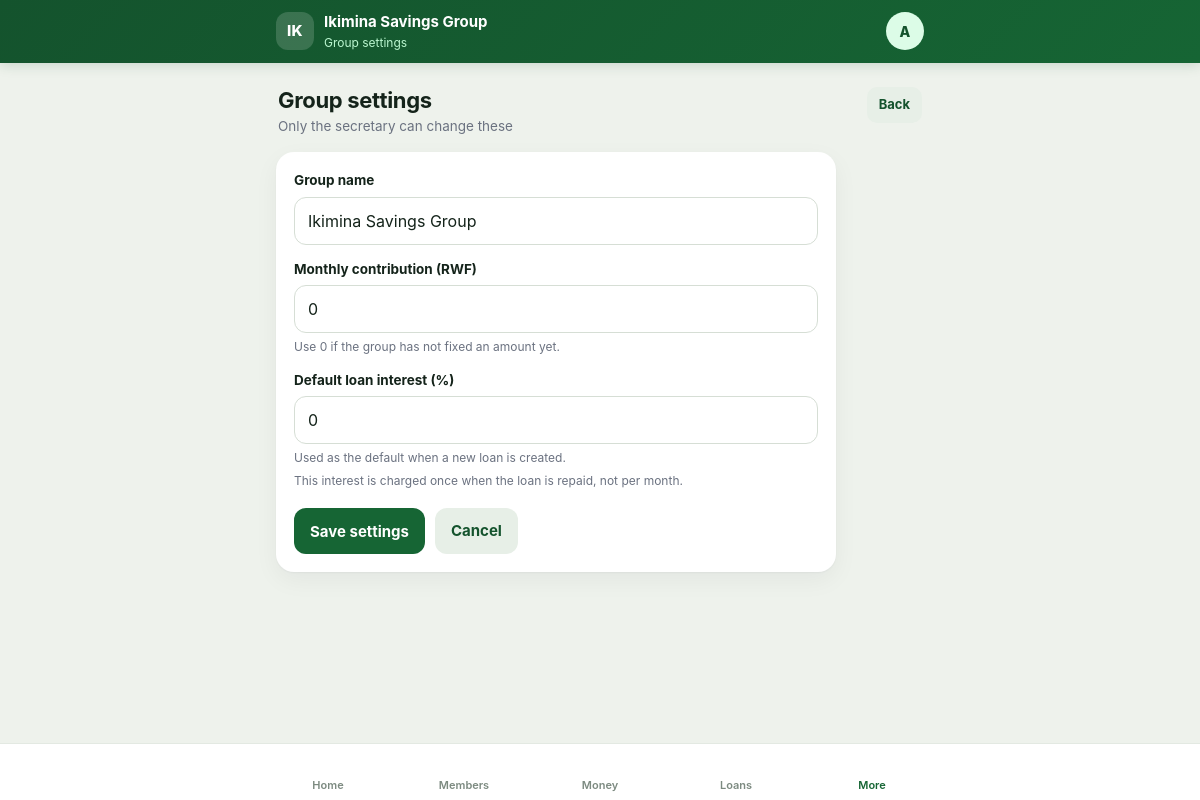
The page /settings.php (signed in) on the database its author committed.
### tables this page shows
CREATE TABLE IF NOT EXISTS settings (
  id INT AUTO_INCREMENT PRIMARY KEY,
  group_name VARCHAR(150) NOT NULL,
  contribution_amount DECIMAL(12, 2) NOT NULL DEFAULT 0,
  loan_interest_percent DECIMAL(5, 2) NOT NULL DEFAULT 0
);

### i18n.php (called while the page is built, shortened)
<?php
function current_lang()
{
    return $GLOBALS['APP_LANG'];
}
function t($text)
{
    $out = $text;
    $args = array_slice(func_get_args(), 1);
    return $out;
}

### auth.php (called while the page is built, shortened)
<?php
require_once 'i18n.php';
require_once 'db.php';
function h($value)
{
    return htmlspecialchars((string) $value, ENT_QUOTES, 'UTF-8');
}
function initials($name)
{
    $words = preg_split('/\s+/', trim((string) $name));
    $first = mb_substr($words[0], 0, 1);
    $last = count($words) > 1 ? mb_substr($words[count($words) - 1], 0, 1) : '';
    return mb_strtoupper($first . $last);
}
function get_setting()
{
    global $conn;
    $result = mysqli_query($conn, "SELECT * FROM settings WHERE id = 1 LIMIT 1");
    $settings = $result ? mysqli_fetch_assoc($result) : null;
    return $settings;
}

### settings.php (the view, shortened to what this page needs)
<?php
require_once 'auth.php';
$page_title = 'Group settings';
$settings = get_setting();
$contribution_amount = (float) $settings['contribution_amount'];
$loan_interest = (float) $settings['loan_interest_percent'];
require 'header.php';
?>
<div class="page-head">
    <div>
        <h1><?php echo h(t('Group settings')); ?></h1>
        <p class="muted"><?php echo h(t('Only the secretary can change these')); ?></p>
    </div>
    <a class="btn btn-secondary btn-small" href="more.php"><?php echo h(t('Back')); ?></a>
</div>
<div class="card form-card">
    <form method="post" action="settings.php">
        <div class="form-group">
            <label for="group_name"><?php echo h(t('Group name')); ?></label>
            <input type="text" id="group_name" name="group_name" maxlength="150" required
                   value="<?php echo h($group_name); ?>">
        </div>
        <div class="form-group">
            <label for="contribution_amount"><?php echo h(t('Monthly contribution (RWF)')); ?></label>
            <input type="number" id="contribution_amount" name="contribution_amount"
                   min="0" step="1" inputmode="numeric"
                   value="<?php echo h($contribution_amount); ?>">
            <div class="hint"><?php echo h(t('Use 0 if the group has not fixed an amount yet.')); ?></div>
        </div>
        <div class="form-group">
            <label for="loan_interest_percent"><?php echo h(t('Default loan interest (%)')); ?></label>
            <input type="number" id="loan_interest_percent" name="loan_interest_percent"
                   min="0" max="100" step="0.01" inputmode="decimal"
                   value="<?php echo h($loan_interest); ?>">
            <div class="hint"><?php echo h(t('Used as the default when a new loan is created.')); ?></div>
            <div class="hint"><?php echo h(t('This interest is charged once when the loan is repaid, not per month.')); ?></div>
        </div>
        <div class="form-actions">
            <button class="btn" type="submit"><?php echo h(t('Save settings')); ?></button>
            <a class="btn btn-secondary" href="more.php"><?php echo h(t('Cancel')); ?></a>
        </div>
    </form>
</div>
<?php require 'footer.php'; ?>

### header.php (shortened to what this page needs)
<?php
$group_name = isset($settings['group_name']) ? $settings['group_name'] : 'Ikimina';
$page_title = isset($page_title) ? $page_title : 'Home';
function nav_icon($name)
{
    $paths = array(
        'home'    => '<path d="M3.5 10.5 12 3.5l8.5 7"/><path d="M5.5 9.5V20h13V9.5"/>',
        'members' => '<circle cx="9" cy="8" r="3.2"/><path d="M3.5 20c0-3 2.5-5 5.5-5s5.5 2 5.5 5"/><path d="M16.5 5.6a3 3 0 0 1 0 4.8"/><path d="M17.6 15.4c1.7.6 2.7 2.1 2.7 4.6"/>',
        'family'  => '<circle cx="8.5" cy="7.5" r="2.6"/><circle cx="17" cy="8" r="2.1"/><path d="M3.5 20c0-3 2.2-5.2 5-5.2s5 2.2 5 5.2"/><path d="M14.4 15.8c2.5.1 4.6 1.8 4.6 4.2"/>',
        'money'   => '<rect x="3" y="6" width="18" height="12" rx="3"/><circle cx="12" cy="12" r="2.6"/><path d="M7 9.6h.01M17 14.4h.01"/>',
        'loans'   => '<path d="M7 3.5h8.5L19 7v13.5H7z"/><path d="M15 3.5V7h3.5"/><path d="M10 11h6M10 14.5h6"/>',
        'more'    => '<circle cx="6" cy="12" r="1.4"/><circle cx="12" cy="12" r="1.4"/><circle cx="18" cy="12" r="1.4"/>',
        'calendar'=> '<rect x="3.5" y="5" width="17" height="15.5" rx="2.5"/><path d="M3.5 10h17M8 3.5v3M16 3.5v3"/>',
        'balance' => '<rect x="3" y="6" width="18" height="13" rx="3"/><path d="M3 10.5h18"/><path d="M16.5 15h.01"/>',
        'penalty' => '<path d="M12 3.5 21 20H3z"/><path d="M12 9v4.5M12 16.3h.01"/>',
        'settings'=> '<path d="M4 7h9M19 7h1M4 17h5M15 17h5"/><circle cx="16" cy="7" r="2.2"/><circle cx="12" cy="17" r="2.2"/>',
        'language'=> '<circle cx="12" cy="12" r="8.5"/><path d="M3.8 9h16.4M3.8 15h16.4"/><path d="M12 3.5c2.5 2.4 3.8 5.2 3.8 8.5s-1.3 6.1-3.8 8.5c-2.5-2.4-3.8-5.2-3.8-8.5S9.5 5.9 12 3.5z"/>',
        'logout'  => '<path d="M14 4h4a2 2 0 0 1 2 2v12a2 2 0 0 1-2 2h-4"/><path d="M10 8l-4 4 4 4"/><path d="M6 12h10"/>',
        'add'     => '<path d="M12 5v14M5 12h14"/>',
    );
    $body = isset($paths[$name]) ? $paths[$name] : $paths['more'];
    return '<svg viewBox="0 0 24 24" fill="none" stroke="currentColor" stroke-width="1.9"'
        . ' stroke-linecap="round" stroke-linejoin="round" aria-hidden="true">' . $body . '</svg>';
}
?>
<!DOCTYPE html>
<html lang="<?php echo h(current_lang()); ?>">
<head>
    <link rel="stylesheet" href="style.css">
</head>
<body>
<header class="appbar">
    <div class="appbar-inner">
        <a class="appbar-brand" href="index.php">
            <span class="appbar-logo">IK</span>
            <span class="appbar-titles">
                <strong><?php echo h($group_name); ?></strong>
                <small><?php echo h(t($page_title)); ?></small>
            </span>
        </a>
        <div class="appbar-actions">
            <a class="avatar" href="more.php" title="<?php echo h(t('Account and more')); ?>">
                <?php echo h(initials($_SESSION['username'])); ?>
            </a>
        </div>
    </div>
</header>
<main class="app-main">

### style.css (style rules this page uses)
*, *::before, *::after { box-sizing: border-box; }
html { -webkit-text-size-adjust: 100%; }
body { margin: 0; font-family: -apple-system, BlinkMacSystemFont, "Segoe UI", Roboto, "Helvetica Neue", Arial, sans-serif; background: #eef2ec; color: #14231a; line-height: 1.5; -webkit-font-smoothing: antialiased; }
a { color: #15803d; }
h1, h2, h3 { margin: 0 0 4px; line-height: 1.25; letter-spacing: -0.015em; }
h1 { font-size: 22px; }
p { margin: 0 0 10px; }
.appbar { position: sticky; top: 0; z-index: 20; background: linear-gradient(135deg, #14532d 0%, #166534 100%); color: #ffffff; padding-top: env(safe-area-inset-top); box-shadow: 0 2px 12px rgba(20, 83, 45, 0.18); }
.appbar-inner { max-width: 680px; margin: 0 auto; padding: 11px 16px; display: flex; align-items: center; justify-content: space-between; gap: 12px; }
.appbar-brand { display: flex; align-items: center; gap: 10px; min-width: 0; color: #ffffff; text-decoration: none; }
.appbar-logo { flex: 0 0 auto; width: 38px; height: 38px; border-radius: 12px; background: rgba(255, 255, 255, 0.16); display: grid; place-items: center; font-weight: 800; font-size: 15px; letter-spacing: 0.02em; }
.appbar-titles { display: flex; flex-direction: column; min-width: 0; }
.appbar-titles strong { font-size: 15px; overflow: hidden; text-overflow: ellipsis; white-space: nowrap; }
.appbar-titles small { font-size: 12px; color: #bbf7d0; }
.appbar-actions { display: flex; align-items: center; gap: 8px; }
.avatar { flex: 0 0 auto; width: 38px; height: 38px; border-radius: 50%; background: #dcfce7; color: #14532d; display: grid; place-items: center; font-weight: 800; font-size: 14px; text-decoration: none; }
.app-main { max-width: 680px; margin: 0 auto; padding: 16px 16px 104px; }
.page-head { display: flex; flex-wrap: wrap; align-items: flex-start; justify-content: space-between; gap: 10px; margin: 2px 2px 16px; }
.page-head h1 { margin-bottom: 2px; }
.muted { color: #6b7280; font-size: 13.5px; margin: 0; }
.tab svg { width: 22px; height: 22px; }
.tab.active svg { stroke-width: 2.2; }
.card { background: #ffffff; border-radius: 18px; padding: 18px; margin-bottom: 14px; box-shadow: 0 1px 2px rgba(16, 24, 40, 0.04), 0 8px 24px rgba(16, 24, 40, 0.05); }
.btn { display: inline-flex; align-items: center; justify-content: center; gap: 7px; min-height: 46px; padding: 11px 16px; background: #166534; color: #ffffff; border: 0; border-radius: 12px; font-family: inherit; font-size: 15px; font-weight: 700; text-decoration: none; cursor: pointer; -webkit-tap-highlight-color: transparent; }
.btn-secondary { background: #e7efe7; color: #14532d; }
.btn-small { min-height: 36px; padding: 7px 12px; border-radius: 10px; font-size: 13px; }
.form-card { max-width: 560px; }
.form-group { margin-bottom: 14px; }
label { display: block; font-weight: 700; font-size: 13.5px; margin-bottom: 6px; }
input, select, textarea { width: 100%; min-height: 48px; padding: 11px 13px; border: 1px solid #d6ded5; border-radius: 12px; background: #ffffff; color: #14231a; font-family: inherit; font-size: 16px; }
.form-actions { display: flex; flex-wrap: wrap; gap: 10px; margin-top: 18px; }
.hint { font-size: 12px; color: #6b7280; margin-top: 5px; }
@media (min-width: 720px) { .app-main { padding-top: 22px; } }

### rows shown on the page
settings: group_name "Ikimina Savings Group", contribution_amount "0", loan_interest_percent "0"

### other values the page prints
t($page_title) "Group settings"
initials($_SESSION['username']) "A"
t('Group settings') "Group settings"
t('Only the secretary can change these') "Only the secretary can change these"
t('Back') "Back"
t('Group name') "Group name"
t('Monthly contribution (RWF)') "Monthly contribution (RWF)"
t('Use 0 if the group has not fixed an amount yet.') "Use 0 if the group has not fixed an amount yet."
t('Default loan interest (%)') "Default loan interest (%)"
t('Used as the default when a new loan is created.') "Used as the default when a new loan is created."
t('Save settings') "Save settings"
t('Cancel') "Cancel"
t('Home') "Home"
t('Members') "Members"
t('Money') "Money"
